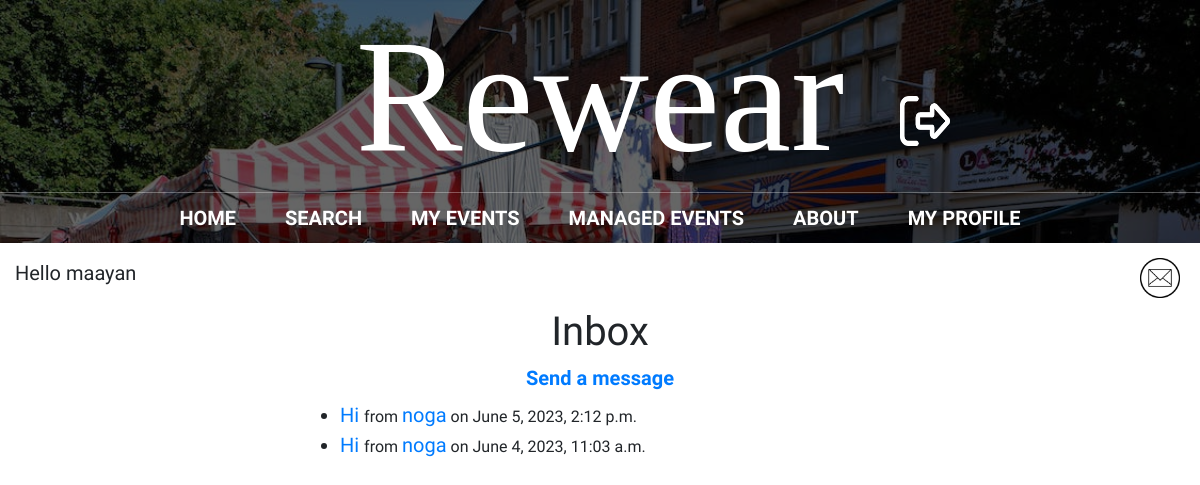
Before: /inbox/ (signed in) with the older database file.
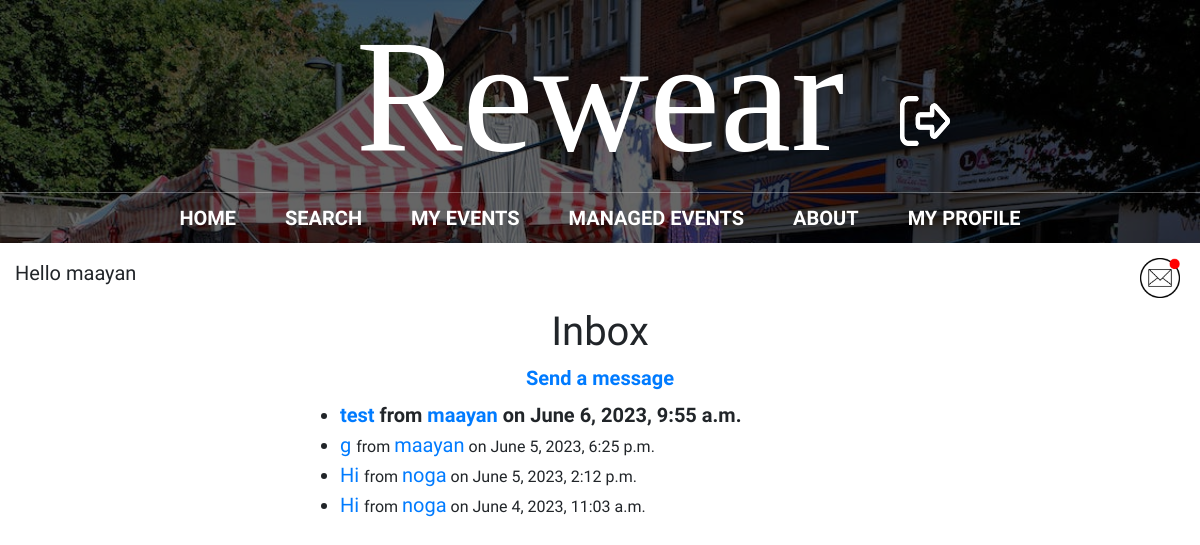
After: the same page with the newer database file.
### main/models.py (models this page shows)
class Message(models.Model):
    sender = models.ForeignKey(User, on_delete=models.CASCADE, related_name='sent_messages')
    recipient = models.ForeignKey(User, on_delete=models.CASCADE, related_name='received_messages')
    subject = models.CharField(max_length=255)
    body = models.TextField()
    from django.utils import timezone
    created_at = models.DateTimeField(default=timezone.now)
    is_read = models.BooleanField(default=False)

### main/views.py (the view)
# urls.py: path("inbox/", views.inbox, name="inbox"),
@login_required
def inbox(request):
    messages = Message.objects.filter(recipient=request.user)
    new_mail = new_messages(request.user.username)
    return render(request, 'main/inbox.html', {'messages': messages, 'new_mail': new_mail})

### main/views.py (called while the page is built)
def new_messages(username):
    try:
        messages = Message.objects.filter(recipient=User.objects.filter(username=username)[0])
        for m in messages:
            if not m.is_read:
                return True
        return False
    except:
        return False

### main/templates/main/inbox.html (shortened to what this page needs)
{% extends 'main/base.html' %}
{% block content %}
  <center><h2>Inbox</h2>
    <a href="/send_message/"><h5><b>Send a message</b></h5></a>
  {% if messages %}
    <ul class="mail">
      {% for message in messages reversed %}
        <li{% if not message.is_read %} style="font-weight: bold;"{% endif %}>
          <a href="/message_detail/{{message.id}}">
            {% if not message.is_read %}
              <big><b>{{ message.subject }}</b></big>
            {% else %}
              {{ message.subject }}
            {% endif %}
          </a>
          {% if not message.is_read %}
            from <a href="/profile/{{ message.sender.username }}">{{ message.sender.username }}</a> on {{ message.created_at }}
          {% else %}
            <small>from <a href="/profile/{{ message.sender.username }}">{{ message.sender.username }}</a> on {{ message.created_at }}</small>
          {% endif %}
        </li>
      {% endfor %}
    </ul>
  {% else %}
    <p>No messages.</p></center>
  {% endif %}
{% endblock %}

### main/templates/main/base.html (shortened to what this page needs)
{% load static %}
<!doctype html>
<html>
	<head>
		<link rel="stylesheet" href="https://stackpath.bootstrapcdn.com/bootstrap/4.3.1/css/bootstrap.min.css">
		<link rel="stylesheet" href="{% static 'css/styles.css' %}">
	</head>
	<body>
	<div id = "content", name = "content">
		<div class="row justify-content-center">
			<div class="col-12">
					<header class="main-header">
						<h1 id="header-title" class="header-name header-name-large" style="text-align: center; position: relative;">Rewear
							{% if user.is_authenticated %}
								<span class="header-photo-wrapper">
									<a href="/logout">
										<img src="{% static 'media/logout.png' %}" alt="logout" class="header-photo" width="50" height="50">
									</a>
								</span>
							{% endif %}
						</h1>
						<nav class="nav main-nav">
							<ul>
								<li><a href="/">Home</a></li>
								{% if user.is_authenticated %}
									<li><a href="/search_page/">Search</a></li>
									<li><a href="/my_events/{{request.user.id}}">My Events</a></li>
								{% endif %}
								{% if user.groups.all.0.name == 'eventManager' or user.groups.all.1.name == 'eventManager' %}
									<li><a href="/managed_events/{{request.user.id}}">Managed Events</a></li>
								{% endif %}
								<li><a href="/about/">About</a></li>
								{% if user.is_authenticated and user.is_superuser %}
									<li><a href="/submissions/">Submissions
									<!--<div style="display: inline-block;">
										<div style="border-radius: 50%; width: 10px; height: 10px; padding: 2px; border: solid; border-color: red;"></div>
									</div>-->
									</a></li>
									<li><a href="/admin/">Administration</a></li>
								{% elif user.is_authenticated and user.is_active%}
								<li><a href="/profile/">My Profile</a></li>
								{% endif %}
							</ul>
						</nav>
					</header>
			{% if user.is_authenticated %}
			<p style="text-align:left;margin:15px;">
				<td><left>Hello {{request.user.username}}</left></td>
				<span style="float:right;">
					{% if new_mail %}
						<a href="/inbox" style="text-decoration:none">
							<img src='{% static "media/new_mail.png" %}' alt="inbox" height=40px width=40px class="animation">&nbsp;
						</a>
					{% else %}
						<a href="/inbox" style="text-decoration:none">
							<img src='{% static "media/mail_icon.png" %}' alt="inbox" height=40px width=40px class="mail_icon">&nbsp;
						</a>
					{% endif %}
				</span>
			</p>
			{% endif %}
				{% block content %}
				{% endblock %}
			</div>
		</div>
	</div>
	</body>
</html>

Changed rows visible on the page:
added Message: subject "test", sender.username "maayan", created_at "June 6, 2023, 9:55 a.m."
added Message: subject "g", sender.username "maayan", created_at "June 5, 2023, 6:25 p.m."
